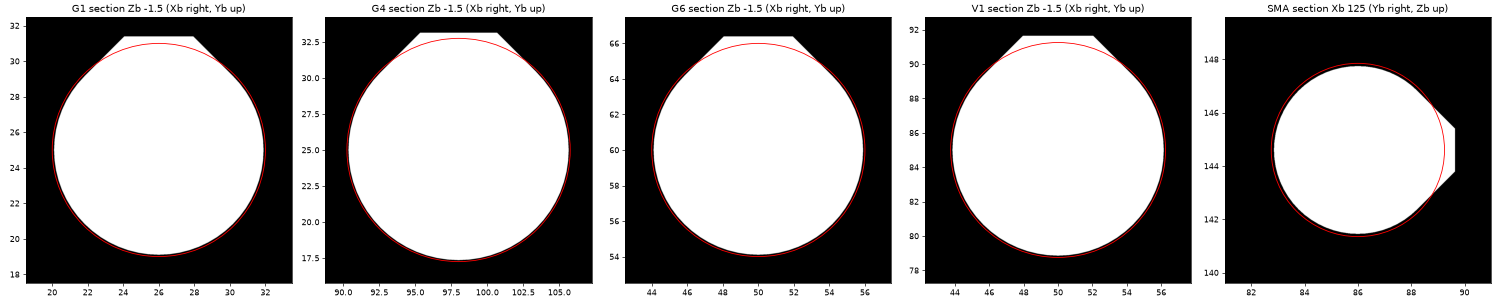

The script that saved this image:
import sys; sys.path.insert(0,'.')
from sl import *
from vox import mask2
import matplotlib; matplotlib.use('Agg'); import matplotlib.pyplot as plt
spec=[('G1',26,25,12),('G4',98,25,15.5),('G6',50,60,12),('V1',50,85,12.5)]
fig,ax=plt.subplots(1,5,figsize=(25,5))
for k,(n,x,y,d) in enumerate(spec):
    r=0.01; us=np.arange(x-d/2-1.5,x+d/2+1.5,r)+0.0037; vs=np.arange(y-d/2-1.5,y+d/2+1.5,r)+0.0041
    M=mask2(2,-1.5013,us,vs)
    U,Vv=np.meshgrid(us,vs,indexing='ij')
    hole=(~M)&(np.hypot(U-x,Vv-y)<d/2+1.4)
    A=hole.sum()*r*r; deq=2*np.sqrt(A/np.pi)
    cx,cy=U[hole].mean(),Vv[hole].mean()
    # extents
    print(f'{n}: area-equiv Ø{deq:.3f} (spec {d}), centroid ({cx:.3f},{cy:.3f}), Xb {U[hole].min():.3f}-{U[hole].max():.3f} (width {U[hole].max()-U[hole].min():.3f}), Yb {Vv[hole].min():.3f}-{Vv[hole].max():.3f} (height {Vv[hole].max()-Vv[hole].min():.3f})')
    ax[k].imshow(M.T,origin='lower',extent=(us[0],us[-1],vs[0],vs[-1]),cmap='Greys'); ax[k].set_title(f'{n} section Zb -1.5 (Xb right, Yb up)')
    ax[k].add_patch(plt.Circle((x,y),d/2,fill=False,color='r'))
# SMA
r=0.01; us=np.arange(86-5,86+5,r)+0.0037; vs=np.arange(144.6-5,144.6+5,r)+0.0041
M=mask2(0,125.0013,us,vs); U,Vv=np.meshgrid(us,vs,indexing='ij')
hole=(~M)&(np.hypot(U-86,Vv-144.6)<4.5)
A=hole.sum()*r*r; print(f'SMA: area-equiv Ø{2*np.sqrt(A/np.pi):.3f}, centroid Yb {U[hole].mean():.3f} Zb {Vv[hole].mean():.3f}, Yb {U[hole].min():.3f}-{U[hole].max():.3f}, Zb {Vv[hole].min():.3f}-{Vv[hole].max():.3f}')
ax[4].imshow(M.T,origin='lower',extent=(us[0],us[-1],vs[0],vs[-1]),cmap='Greys'); ax[4].set_title('SMA section Xb 125 (Yb right, Zb up)')
ax[4].add_patch(plt.Circle((86,144.6),3.25,fill=False,color='r'))
plt.tight_layout(); plt.savefig('holes.png',dpi=60)
